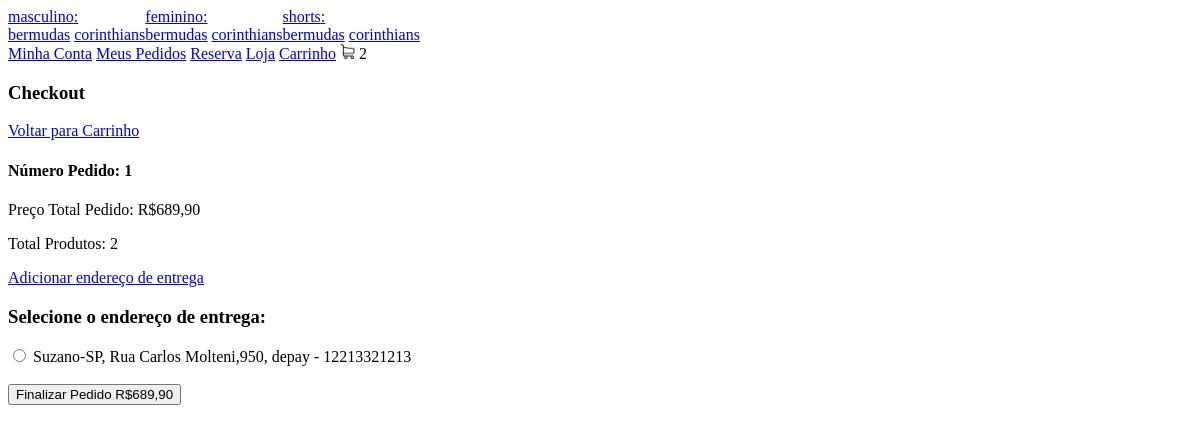
Page /checkout/ (signed in) on the earlier database version.
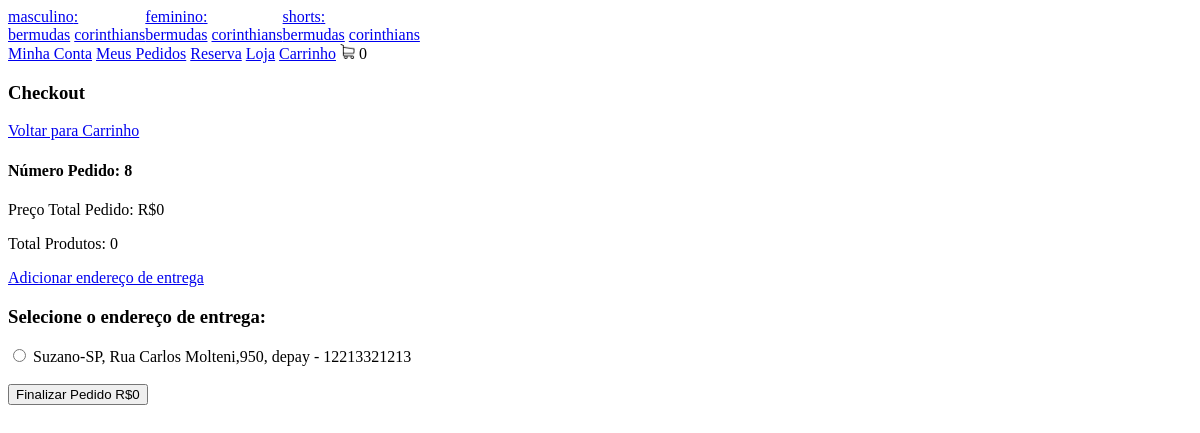
Same page on the later database version.
### loja/models.py (models this page shows, shortened)
class Pedido(models.Model):
    cliente = models.ForeignKey(Cliente, null=True, blank=True,on_delete=models.SET_NULL)
    finalizado = models.BooleanField(default=False)
    codigoTransacao = models.CharField(max_length=200,null=True, blank=True)
    endereco = models.ForeignKey(Endereco, null=True, blank=True, on_delete=models.SET_NULL)
    dataFinalizacao = models.DateTimeField(null=True, blank=True)
    @property
    def quantidadeTotal(self):
        itemPedido = ItemPedido.objects.filter(pedido__id= self.id)
        qntTotal = sum([item.quantidade for item in itemPedido])
        return qntTotal
    @property
    def precoTotal(self):
        itemPedido = ItemPedido.objects.filter(pedido__id = self.id)
        preco = sum([item.precoTotal for item in itemPedido])
        return preco

class ItemPedido(models.Model):
    itemEstoque = models.ForeignKey(ItemEstoque, null=True, blank=True,on_delete=models.SET_NULL)
    cor = models.ForeignKey(Cor, null=True, blank=True,on_delete=models.SET_NULL)
    quantidade = models.IntegerField(default=0)
    pedido = models.ForeignKey(Pedido,null=True, blank=True, on_delete=models.SET_NULL)
    @property
    def precoTotal(self):
        return self.quantidade * self.itemEstoque.produto.preco

class ItemEstoque(models.Model):
    produto = models.ForeignKey(Produto, null=True, blank=True,on_delete=models.SET_NULL)
    nome = models.CharField(max_length=200,null=True, blank=True)
    tamanho = models.CharField(max_length=200,null=True, blank=True)
    cor= models.ForeignKey(Cor,null=True, blank=True, on_delete=models.SET_NULL)
    quantidade = models.IntegerField(null=True, blank=True)

class Produto(models.Model):
    imagem = models.ImageField()
    nome = models.CharField(max_length=200,null=True, blank=True)
    preco = models.DecimalField(max_digits = 10,decimal_places = 2)
    ativo = models.BooleanField(default='True')
    categoria = models.ForeignKey(Categoria, null=True, blank=True,on_delete=models.SET_NULL)
    tipo = models.ForeignKey(Tipo, null=True, blank=True,on_delete=models.SET_NULL)

### loja/views.py (the view)
# urls.py: path('checkout/', checkout, name='checkout'),
def checkout(request):
    if request.user.is_authenticated:
        cliente = request.user.cliente
    else:
        if request.COOKIES.get("idSessao"):
            idSessao = request.COOKIES.get("idSessao")
            cliente, criado = Cliente.objects.get_or_create(idSessao=idSessao)
        else:
            return redirect('loja')
    pedido, criado = Pedido.objects.get_or_create(cliente=cliente, finalizado=False)
    endereco = Endereco.objects.filter(cliente=cliente)
    context = {"pedido": pedido, "endereco": endereco}
    return render(request, 'checkout.html', context)

### loja/new_context.py (called while the page is built)
def carrinho(request):
    quantidadeProdutosCarrinho = 0
    if request.user.is_authenticated:
        cliente = request.user.cliente
    else:
        if request.COOKIES.get('idSessao'):
            idSessao = request.COOKIES.get('idSessao')
            cliente, criado = Cliente.objects.get_or_create(idSessao = idSessao)
        else:
            return {"quantidadeProdutosCarrinho": quantidadeProdutosCarrinho}
    pedido,criado = Pedido.objects.get_or_create(cliente=cliente, finalizado=False)
    itemPedido = ItemPedido.objects.filter(pedido=pedido)
    for item in itemPedido:
        quantidadeProdutosCarrinho += item.quantidade
    return {"quantidadeProdutosCarrinho": quantidadeProdutosCarrinho}

def categoriasTipo(request):
    categoriasBarra = Categoria.objects.all()
    tiposBarra = Tipo.objects.all()
    return {"categoriasBarra": categoriasBarra, "tiposBarra": tiposBarra}

### loja/templates/checkout.html (shortened to what this page needs)
{% extends 'base.html' %}
{% load static %}
{% block body %}
<h3>Checkout</h3>
<a href="{% url 'carrinho' %}">Voltar para Carrinho</a>
<h4>Número Pedido: {{ pedido.id }}</h4>
<p>Preço Total Pedido: R${{ pedido.precoTotal }}</p>
<p>Total Produtos: {{ pedido.quantidadeTotal }}</p>
<a href="{% url 'adicionarEndereco' %}">Adicionar endereço de entrega</a>
<form method="POST" action="">
    <h3>Selecione o endereço de entrega:</h3>
    {% for endereco in endereco %}
        <input type="radio" name="endereco" value="{{ endereco.id }}">
        <label for="{{ endereco.id }}">{{ endereco.cidade }}-{{endereco.estado}}, {{endereco.rua}},{{endereco.numero}}, {{endereco.complemento}} - {{endereco.cep}}</label>
        <br>
    {% endfor %}
<br>
<button type="submit">Finalizar Pedido R${{pedido.precoTotal}}</button>
<br>
</form>
{% endblock %}

### loja/templates/navbar.html
{% load static %}
<nav>
    <div style="display: flex;">
        {% for categoria in categoriasBarra %}
        <div>
            <a href="{% url 'loja' %}{{ categoria.slug }}">{{ categoria.nome }}:</a>
            <br>
            {% for tipo in tiposBarra %}
                <a href="{% url 'loja' %}{{ categoria.slug }}-{{ tipo.slug }}">{{ tipo.nome }}</a>
            {% endfor %}
        </div>
        {% endfor %}
    </div>
    {% if request.user.is_authenticated %}
        <a href="{% url 'minhaconta' %}">Minha Conta</a>
    {% else %}
        <a href="{% url 'fazerLogin' %}">Login</a>
    {% endif %}
    <a href="{% url 'meusPedidos' %}">Meus Pedidos</a>
    <a href="{% url 'homepage' %}">Reserva</a>
    <a href="{% url 'loja' %}">Loja</a>
    <a href="{% url 'carrinho' %}">Carrinho</a>
    <img src="{% static 'images/carrinho.png' %}" alt="Carrinho" width="15" height="15">
    {{ quantidadeProdutosCarrinho }}
</nav>

Differences in the rows shown:
no longer on this page (row edited): Pedido: id "1", precoTotal "689,90", quantidadeTotal "2"
added Pedido: id "8", precoTotal "0", quantidadeTotal "0"
Other differences:
{{ quantidadeProdutosCarrinho }}: "2" → "0"
